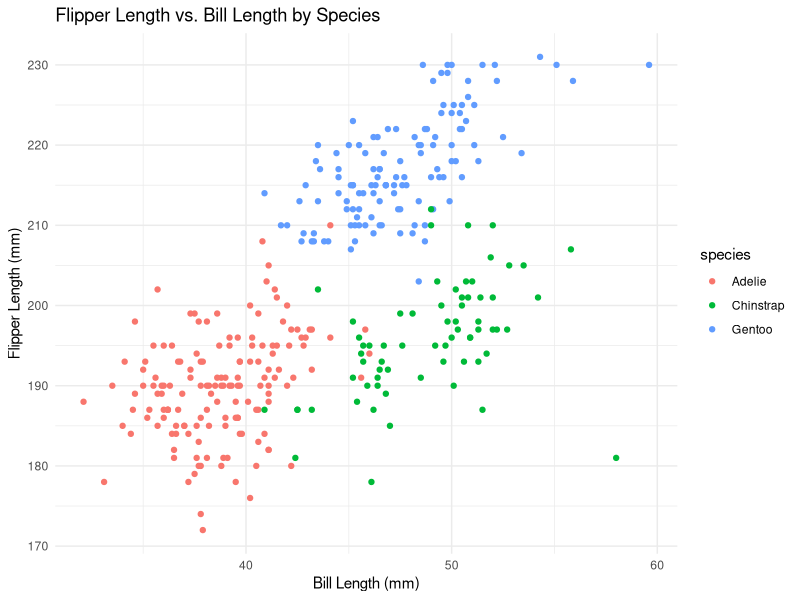
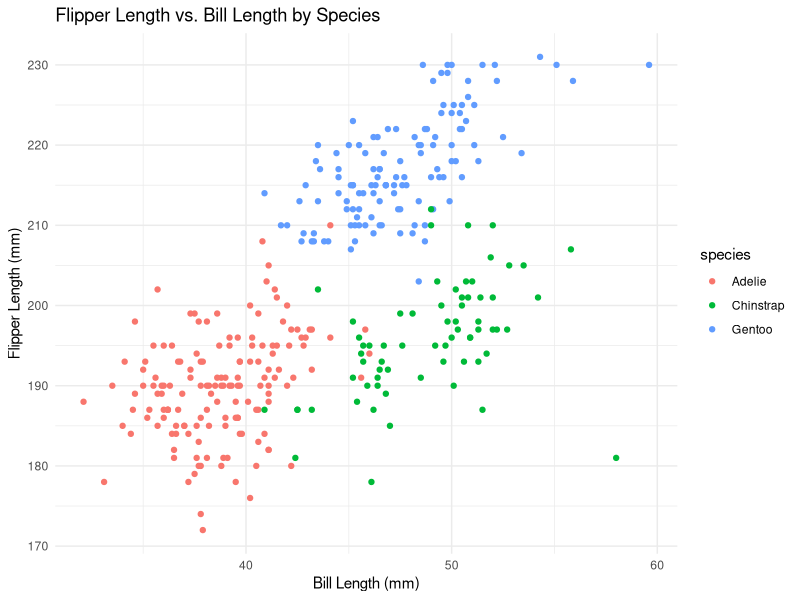

Reproduce these figures in R, in order.
## ---- chunk 1
data("penguins", package = "palmerpenguins")
library(ggplot2)
## ---- chunk 2
rows <- nrow(penguins)
cols <- ncol(penguins)
species <- paste(unique(penguins$species), collapse = ", ")
islands <- paste(unique(penguins$island), collapse = ", ")
bi_length_min <- min(penguins$bill_length_mm, na.rm = TRUE)
bi_length_max <- max(penguins$bill_length_mm, na.rm = TRUE)
bi_depth_min <- min(penguins$bill_depth_mm, na.rm = TRUE)
bi_depth_max <- max(penguins$bill_depth_mm, na.rm = TRUE)
fl_length_min <- min(penguins$flipper_length_mm, na.rm = TRUE)
fl_length_max <- max(penguins$flipper_length_mm, na.rm = TRUE)
bm_min <- min(penguins$body_mass_g, na.rm = TRUE)
bm_max <- max(penguins$body_mass_g, na.rm = TRUE)
means <- mean(penguins$flipper_length_mm, na.rm = TRUE)
## ---- chunk 3
p <- ggplot(penguins, aes(x = bill_length_mm, y = flipper_length_mm, color = species)) +
  geom_point() +
  labs(title = "Flipper Length vs. Bill Length by Species", 
       x = "Bill Length (mm)", 
       y = "Flipper Length (mm)") +
  theme_minimal()
## ---- chunk 4
print(p)
## ---- chunk 5
ggsave("Scatterplot_penguins.png", plot = p)
